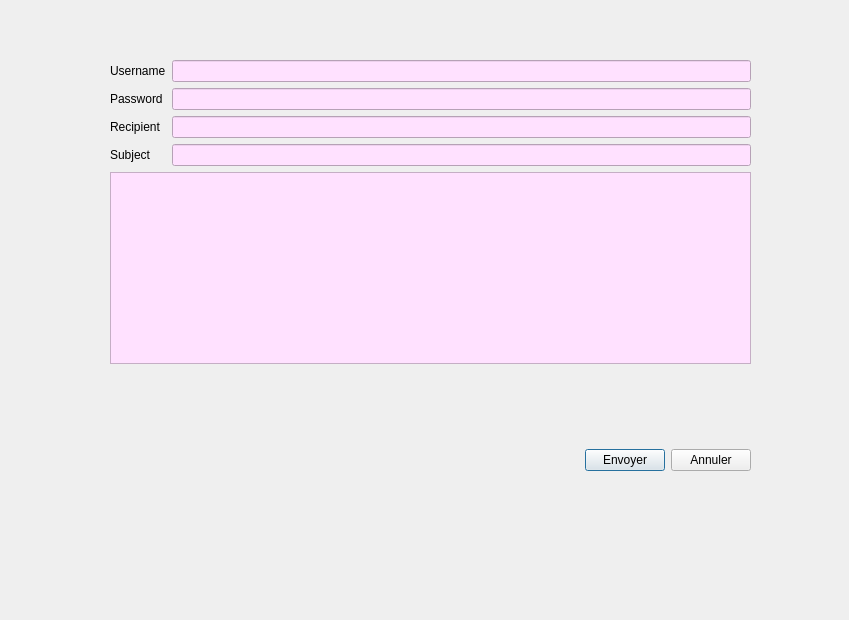
<?xml version="1.0" encoding="UTF-8"?>
<ui version="4.0">
 <class>Dialog</class>
 <widget class="QDialog" name="Dialog">
  <property name="geometry">
   <rect>
    <x>0</x>
    <y>0</y>
    <width>849</width>
    <height>620</height>
   </rect>
  </property>
  <property name="windowTitle">
   <string>Dialog</string>
  </property>
  <widget class="QWidget" name="layoutWidget">
   <property name="geometry">
    <rect>
     <x>110</x>
     <y>60</y>
     <width>641</width>
     <height>411</height>
    </rect>
   </property>
   <layout class="QVBoxLayout" name="verticalLayout">
    <item>
     <layout class="QFormLayout" name="formLayout">
      <item row="0" column="0">
       <widget class="QLabel" name="nomLabel">
        <property name="text">
         <string>Username</string>
        </property>
       </widget>
      </item>
      <item row="0" column="1">
       <widget class="QLineEdit" name="uname">
        <property name="styleSheet">
         <string notr="true">background-color: rgb(255, 170, 255);
background-color: rgb(255, 225, 255);</string>
        </property>
       </widget>
      </item>
      <item row="1" column="0">
       <widget class="QLabel" name="prenomLabel">
        <property name="text">
         <string>Password</string>
        </property>
       </widget>
      </item>
      <item row="1" column="1">
       <widget class="QLineEdit" name="passwd">
        <property name="styleSheet">
         <string notr="true">background-color: rgb(255, 170, 255);
background-color: rgb(255, 225, 255);</string>
        </property>
       </widget>
      </item>
      <item row="2" column="0">
       <widget class="QLabel" name="recipientLabel">
        <property name="text">
         <string>Recipient</string>
        </property>
       </widget>
      </item>
      <item row="2" column="1">
       <widget class="QLineEdit" name="recipient">
        <property name="styleSheet">
         <string notr="true">background-color: rgb(255, 170, 255);
background-color: rgb(255, 225, 255);</string>
        </property>
       </widget>
      </item>
      <item row="3" column="0">
       <widget class="QLabel" name="subjectLabel">
        <property name="text">
         <string>Subject</string>
        </property>
       </widget>
      </item>
      <item row="3" column="1">
       <widget class="QLineEdit" name="subjectLineEdit">
        <property name="styleSheet">
         <string notr="true">background-color: rgb(255, 170, 255);
background-color: rgb(255, 225, 255);</string>
        </property>
       </widget>
      </item>
     </layout>
    </item>
    <item>
     <widget class="QTextEdit" name="message">
      <property name="styleSheet">
       <string notr="true">background-color: rgb(255, 170, 255);
background-color: rgb(255, 225, 255);</string>
      </property>
     </widget>
    </item>
    <item>
     <spacer name="verticalSpacer">
      <property name="orientation">
       <enum>Qt::Vertical</enum>
      </property>
      <property name="sizeHint" stdset="0">
       <size>
        <width>20</width>
        <height>40</height>
       </size>
      </property>
     </spacer>
    </item>
    <item>
     <layout class="QHBoxLayout" name="horizontalLayout">
      <item>
       <spacer name="horizontalSpacer">
        <property name="orientation">
         <enum>Qt::Horizontal</enum>
        </property>
        <property name="sizeHint" stdset="0">
         <size>
          <width>40</width>
          <height>20</height>
         </size>
        </property>
       </spacer>
      </item>
      <item>
       <widget class="QPushButton" name="envoyer_dialog">
        <property name="text">
         <string>Envoyer</string>
        </property>
       </widget>
      </item>
      <item>
       <widget class="QPushButton" name="annuler_mail">
        <property name="text">
         <string>Annuler</string>
        </property>
       </widget>
      </item>
     </layout>
    </item>
   </layout>
  </widget>
 </widget>
 <resources/>
 <connections/>
</ui>
